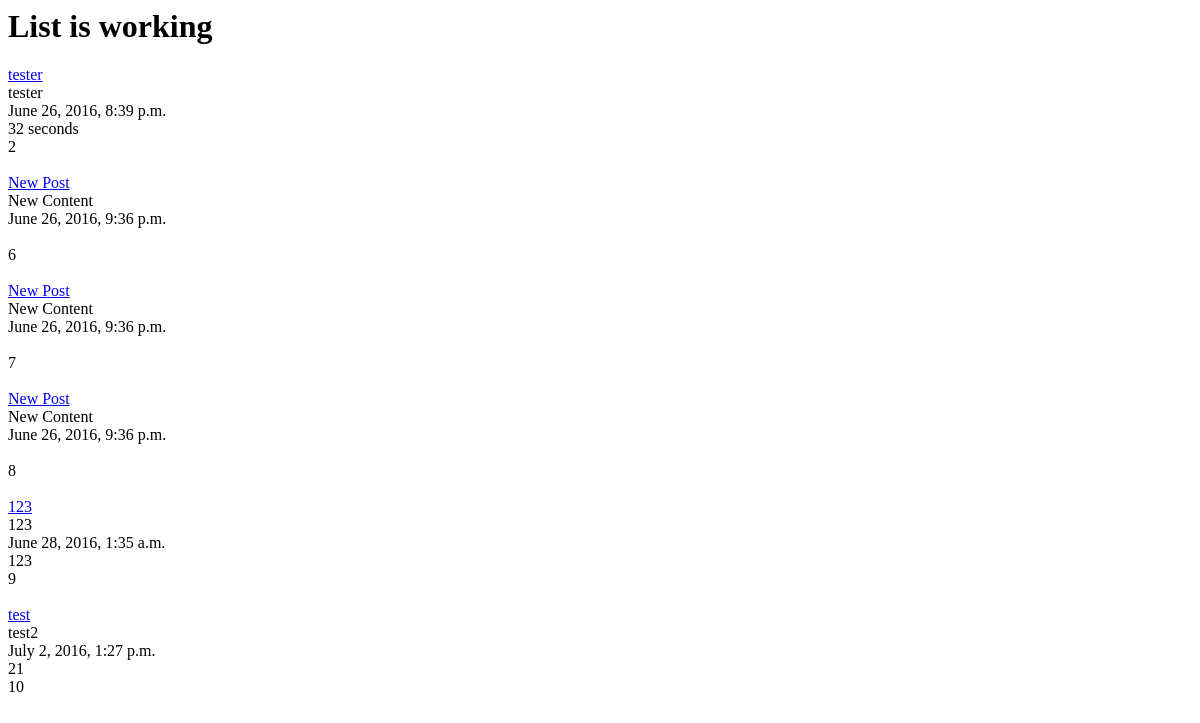
The app's page /posts/, older data.
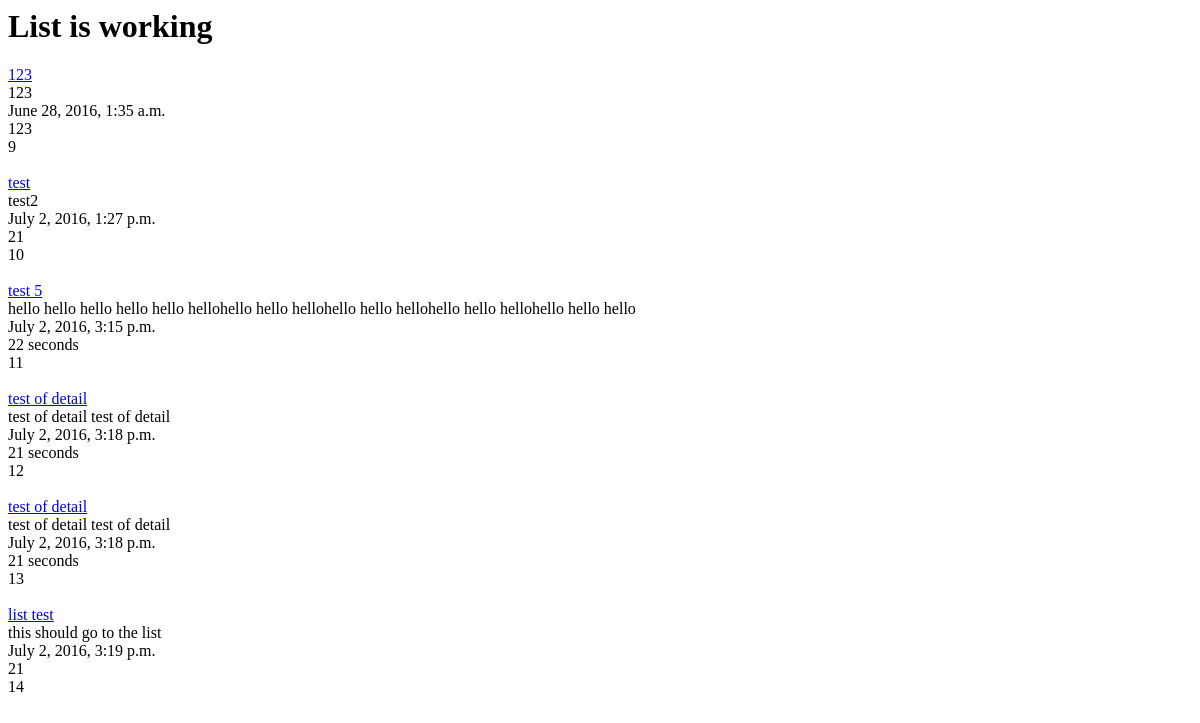
The same page, newer data.
### posts/models.py (models this page shows, shortened)
class Post(models.Model):
	title = models.CharField(max_length=120)
	content = models.TextField()
	timeToRead = models.CharField(max_length = 20)
	timestamp = models.DateTimeField(auto_now=False, auto_now_add=True)
	def get_absolute_url(self):
		return reverse("posts:detail", kwargs={"id": self.id})

### posts/views.py (the view)
def post_list(request):
	queryset = Post.objects.all()
	context = {
		"object_list": queryset,
		"title": "List"
	}
	return render(request, "post_list.html", context)

### templates/post_list.html (shortened to what this page needs)
{% extends "base.html" %}
{% block content %}
	<h1>{{title}} is working</h1>
	{% for obj in object_list %}
		<a href='{{ obj.get_absolute_url }}'> {{ obj.title }}</a> </br>
		{{ obj.content }} </br>
		{{ obj.timestamp }} </br>
		{{ obj.timeToRead }} </br>
		{{ obj.id }} </br>
	{% endfor %}
{% endblock content %}

### templates/base.html (shortened to what this page needs)
<html>
<head>
</head>
<body>
	<div class='container'>
		{% block content %}
		{% endblock content %}
	</div>
</body>
</html>

Row changes from the older to the newer data that the page shows:
removed Post: title "tester", content "tester", timestamp "June 26, 2016, 8:39 p.m.", timeToRead "32 seconds", id "2"
removed Post: title "New Post", content "New Content", timestamp "June 26, 2016, 9:36 p.m.", id "6"
removed Post: title "New Post", content "New Content", timestamp "June 26, 2016, 9:36 p.m.", id "7"
removed Post: title "New Post", content "New Content", timestamp "June 26, 2016, 9:36 p.m.", id "8"
added Post: title "test 5", content "hello hello hello hello hello hellohello hello hellohello hello hellohello hello hellohello hello hello", timestamp "July 2, 2016, 3:15 p.m.", timeToRead "22 seconds", id "11"
added Post: title "test of detail", content "test of detail test of detail", timestamp "July 2, 2016, 3:18 p.m.", timeToRead "21 seconds", id "12"
added Post: title "test of detail", content "test of detail test of detail", timestamp "July 2, 2016, 3:18 p.m.", timeToRead "21 seconds", id "13"
added Post: title "list test", content "this should go to the list", timestamp "July 2, 2016, 3:19 p.m.", timeToRead "21", id "14"
